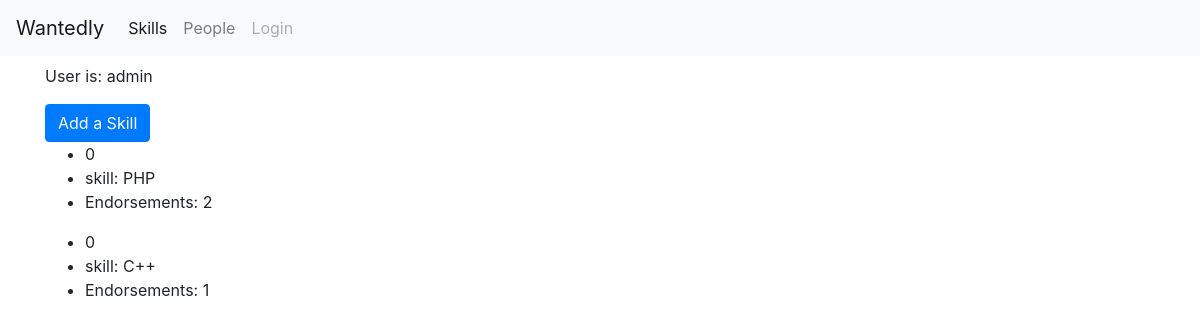
Page /users/1/1/ on the earlier database version.
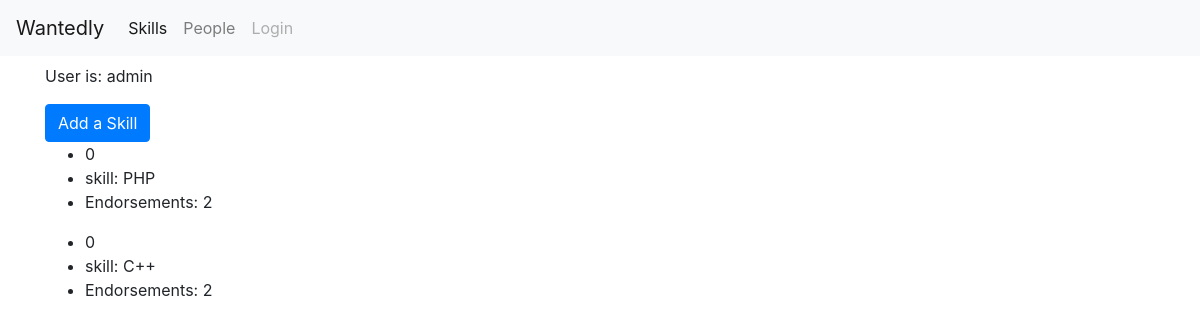
Same page on the later database version.
### skills/models.py (models this page shows)
class SkillSet(models.Model):
	user_key = models.ForeignKey("auth.User", on_delete=models.CASCADE)
	skill = models.ForeignKey("Skill", on_delete=models.CASCADE)
	endorsements = models.PositiveSmallIntegerField(default=0)
	def __str__(self):
		return str(self.user_key) + " " + str(self.skill) + " " + str(self.endorsements)

class Skill(models.Model):
	name = models.CharField(max_length=50)
	def __str__(self):
		return self.name

### skills/views.py (the view)
# urls.py: url(r'^users/(?P<user_pk>[0-9]+)/(?P<user_profile_pk>[0-9]+)/$', skills_views.user_profile, name="user_profile"),
def user_profile(request, user_pk, user_profile_pk):
	active_user = User.objects.get(pk=user_pk)
	profile_user = User.objects.get(pk=user_profile_pk)
	skill_sets = SkillSet.objects.filter(user_key=user_profile_pk)
	endorsements = Endorsement.objects.all().filter(user_endorsing=active_user, user_endorsed=profile_user)
	print(endorsements)
	endorsed = []
	if endorsements:
		i = 0
		for skill_set in skill_sets:
			print('skill_set', skill_set)
			if (i < len(endorsements) and skill_set == endorsements[i].endorsed_skill_set):
				endorsed.append(1)
				i = i + 1
				print ("endorsement matches!")
			else:
				endorsed.append(0)
	else:
		for skill_set in skill_sets:
			endorsed.append(0)
	print ('skill_sets', skill_sets)
	print ('endorsements', endorsements)
	print ('endorsed', endorsed)
	if request.method == "POST":
		form = AddSkillForm(request.POST)
		if form.is_valid():
			pass
	else:
		form = AddSkillForm()
	skill_sets_zipped = zip(skill_sets, endorsed)
	args = {
		'profile_user' : profile_user,
		'skill_sets' : skill_sets,
		'skill_sets' : skill_sets_zipped,
		'form': form
	}
	return render(request, 'skills/profile.html', args)

### skills/templates/skills/profile.html (shortened to what this page needs)
{% extends 'core/base.html' %}
{% block content %}
	<p>User is: {{ profile_user }}</p>
	<button type="button" class="btn btn-primary" data-toggle="modal" data-target="#add-skill-modal">
					Add a Skill
	</button>
	{% for skill_set, endorsed_skill in skill_sets %}
		<ul>
			<li>{{ endorsed_skill }}</li>
			<li> skill: {{ skill_set.skill }} </li>
			<li> Endorsements: {{ skill_set.endorsements}} </li>
		</ul>
	{% endfor %}
{% endblock %}

Differences in the rows shown:
changed SkillSet (number 2 of 2 on the later page): endorsements "1" → "2"
